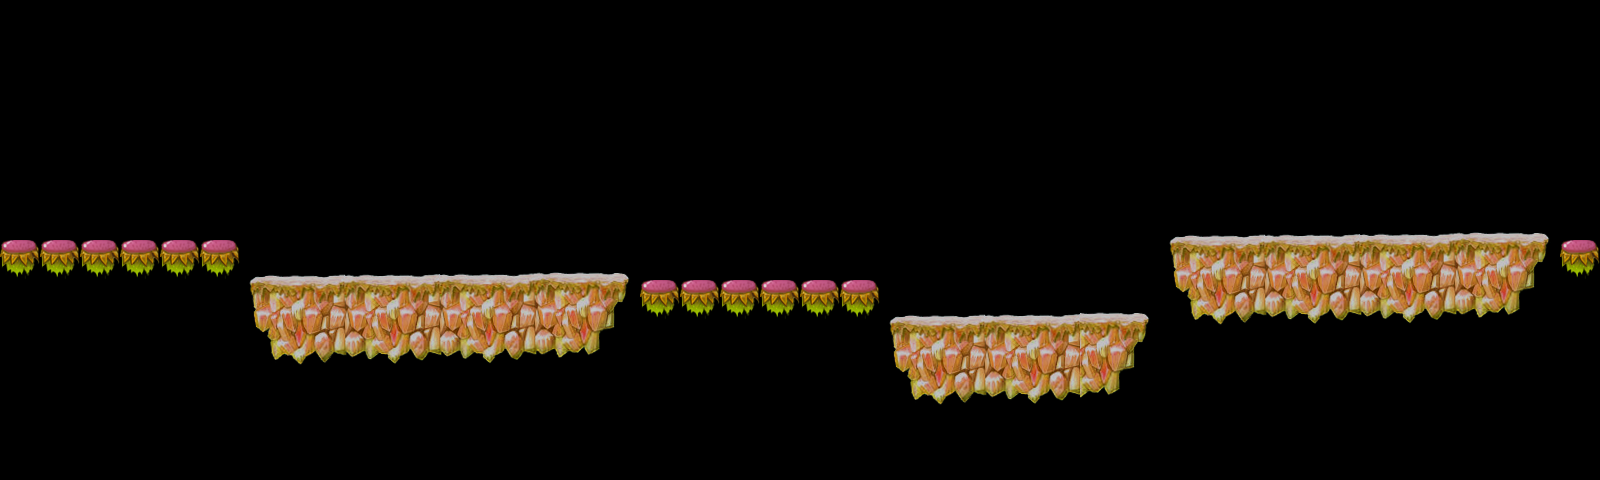

A level layout from a 2D game, rendered from its tile map. Below: a short description, then the map file with tile-grid data replaced by summaries:
An orthogonal 40x12 tile map with 40x40 px tiles, 3 tile layers (terrain1, decorate, protect), 1 hidden layer not drawn and 23 objects (10x 0, 8x c1, 3x 1, 3, 2).

<map version="1.0" orientation="orthogonal" width="40" height="12" tilewidth="40" tileheight="40">
 <tileset firstgid="1" name="forest" tilewidth="40" tileheight="40">
  <image source="forest.png" width="1600" height="400" />
 </tileset>
 <layer name="terrain1" width="40" height="12" opacity="0.9">
  <data>[480 cells, 124 non-empty, 52 distinct tile ids]</data>
 </layer>
 <layer name="terrain2" width="40" height="12" visible="0">
  <data>[480 cells, 0 non-empty, 0 distinct tile ids]</data>
 </layer>
 <layer name="decorate" width="40" height="12">
  <data>[480 cells, 12 non-empty, 10 distinct tile ids]</data>
 </layer>
 <layer name="protect" width="40" height="12">
  <data>[480 cells, 13 non-empty, 1 distinct tile ids]</data>
 </layer>
 <objectgroup name="collision" width="40" height="12">
  <object name="c1" x="240" y="280" width="400" height="200" />
  <object name="c1" x="880" y="320" width="280" height="160" />
  <object name="c1" x="1160" y="240" width="400" height="240" />
  <object name="c1" x="440" y="0" width="160" height="40" />
  <object name="c1" x="1440" y="0" width="160" height="40" />
 </objectgroup>
 <objectgroup name="collision1" width="40" height="12">
  <object name="c1" x="640" y="280" width="240" height="200" />
  <object name="c1" x="0" y="240" width="240" height="240" />
  <object name="c1" x="1560" y="240" width="40" height="240" />
 </objectgroup>
 <objectgroup name="items" width="40" height="12">
  <object type="0" x="1240" y="200" width="40" height="40" />
  <object type="1" x="560" y="240" width="40" height="40" />
  <object type="0" x="400" y="240" width="40" height="40" />
  <object type="0" x="440" y="240" width="40" height="40" />
  <object type="0" x="520" y="240" width="40" height="40" />
  <object type="3" x="960" y="240" width="80" height="80" />
  <object type="0" x="480" y="240" width="40" height="40" />
  <object type="1" x="1280" y="200" width="40" height="40" />
  <object type="0" x="1320" y="200" width="40" height="40" />
  <object type="0" x="360" y="240" width="40" height="40" />
  <object type="0" x="320" y="240" width="40" height="40" />
  <object type="1" x="280" y="240" width="40" height="40" />
 </objectgroup>
 <objectgroup name="enemy" width="40" height="12">
  <object type="2" x="1400" y="120" width="120" height="120" />
 </objectgroup>
 <objectgroup name="obstacle" width="40" height="12">
  <object type="0" x="440" y="40" width="80" height="120" />
  <object type="0" x="520" y="40" width="80" height="120" />
 </objectgroup>
</map>
